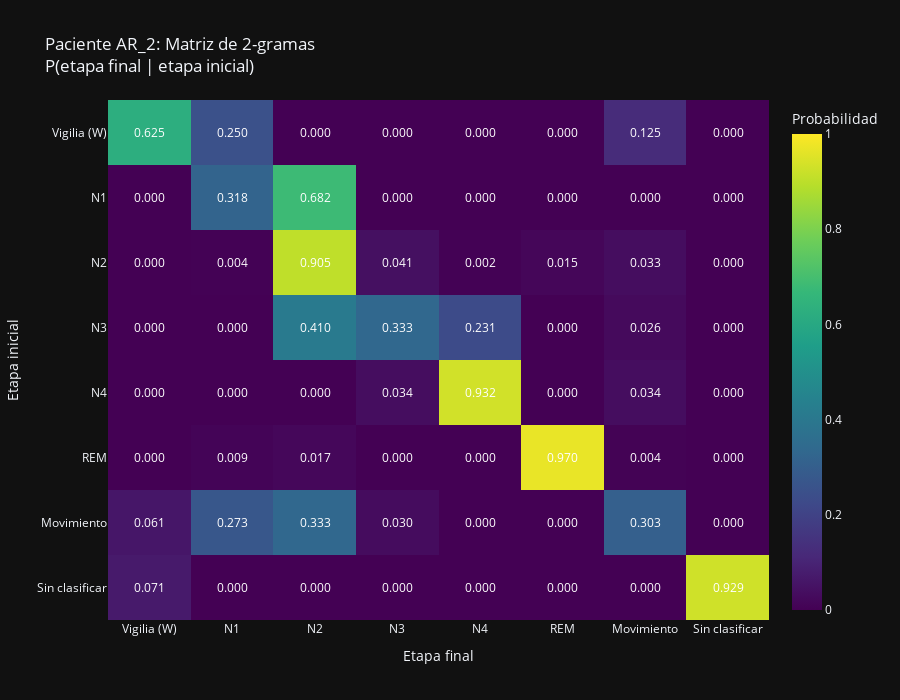

The cell this chart's notebook holds for it:
### Markdown cell above
## Ejemplo de Uso: Análisis de un Paciente

Analiza un paciente con n-gramas de tamaño configurable. Prueba diferentes valores de **n**:
- **n=2**: Bigramas (transiciones inmediatas)
- **n=3**: Trigramas (captura persistencia)
- **n=5**: Balance óptimo (recomendado)
- **n=10**: Patrones largos (menos datos por patrón)

### Code cell
# Analizar paciente AR_2 con 5-gramas (recomendado)
resultados = generar_reporte_completo("AR_2", n=2)

### Figure 1 — Plotly figure (JSON) as saved in the notebook; plotly's stock layout.template omitted (floating-point values rounded to 4 significant figures)
{"data": [{"colorbar": {"title": {"text": "Probabilidad"}}, "colorscale": [[0, "#440154"], [0.1111, "#482878"], [0.2222, "#3e4989"], [0.3333, "#31688e"], [0.4444, "#26828e"], [0.5556, "#1f9e89"], [0.6667, "#35b779"], [0.7778, "#6ece58"], [0.8889, "#b5de2b"], [1, "#fde725"]], "text": [["0.625", "0.250", "0.000", "0.000", "0.000", "0.000", "0.125", "0.000"], ["0.000", "0.318", "0.682", "0.000", "0.000", "0.000", "0.000", "0.000"], ["0.000", "0.004", "0.905", "0.041", "0.002", "0.015", "0.033", "0.000"], ["0.000", "0.000", "0.410", "0.333", "0.231", "0.000", "0.026", "0.000"], ["0.000", "0.000", "0.000", "0.034", "0.932", "0.000", "0.034", "0.000"], ["0.000", "0.009", "0.017", "0.000", "0.000", "0.970", "0.004", "0.000"], ["0.061", "0.273", "0.333", "0.030", "0.000", "0.000", "0.303", "0.000"], ["0.071", "0.000", "0.000", "0.000", "0.000", "0.000", "0.000", "0.929"]], "textfont": {"color": "white"}, "texttemplate": "%{text}", "type": "heatmap", "x": ["Vigilia (W)", "N1", "N2", "N3", "N4", "REM", "Movimiento", "Sin clasificar"], "y": ["Vigilia (W)", "N1", "N2", "N3", "N4", "REM", "Movimiento", "Sin clasificar"], "z": [[0.625, 0.25, 0.0, 0.0, 0.0, 0.0, 0.125, 0.0], [0.0, 0.3182, 0.6818, 0.0, 0.0, 0.0, 0.0, 0.0], [0.0, 0.004149, 0.9046, 0.04149, 0.002075, 0.01452, 0.0332, 0.0], [0.0, 0.0, 0.4103, 0.3333, 0.2308, 0.0, 0.02564, 0.0], [0.0, 0.0, 0.0, 0.03401, 0.932, 0.0, 0.03401, 0.0], [0.0, 0.008658, 0.01732, 0.0, 0.0, 0.9697, 0.004329, 0.0], [0.06061, 0.2727, 0.3333, 0.0303, 0.0, 0.0, 0.303, 0.0], [0.07143, 0.0, 0.0, 0.0, 0.0, 0.0, 0.0, 0.9286]], "zmax": 1, "zmin": 0}], "layout": {"height": 700, "title": {"text": "Paciente AR_2: Matriz de 2-gramas<br>P(etapa final | etapa inicial)"}, "width": 900, "xaxis": {"title": {"text": "Etapa final"}}, "yaxis": {"autorange": "reversed", "title": {"text": "Etapa inicial"}}}}
